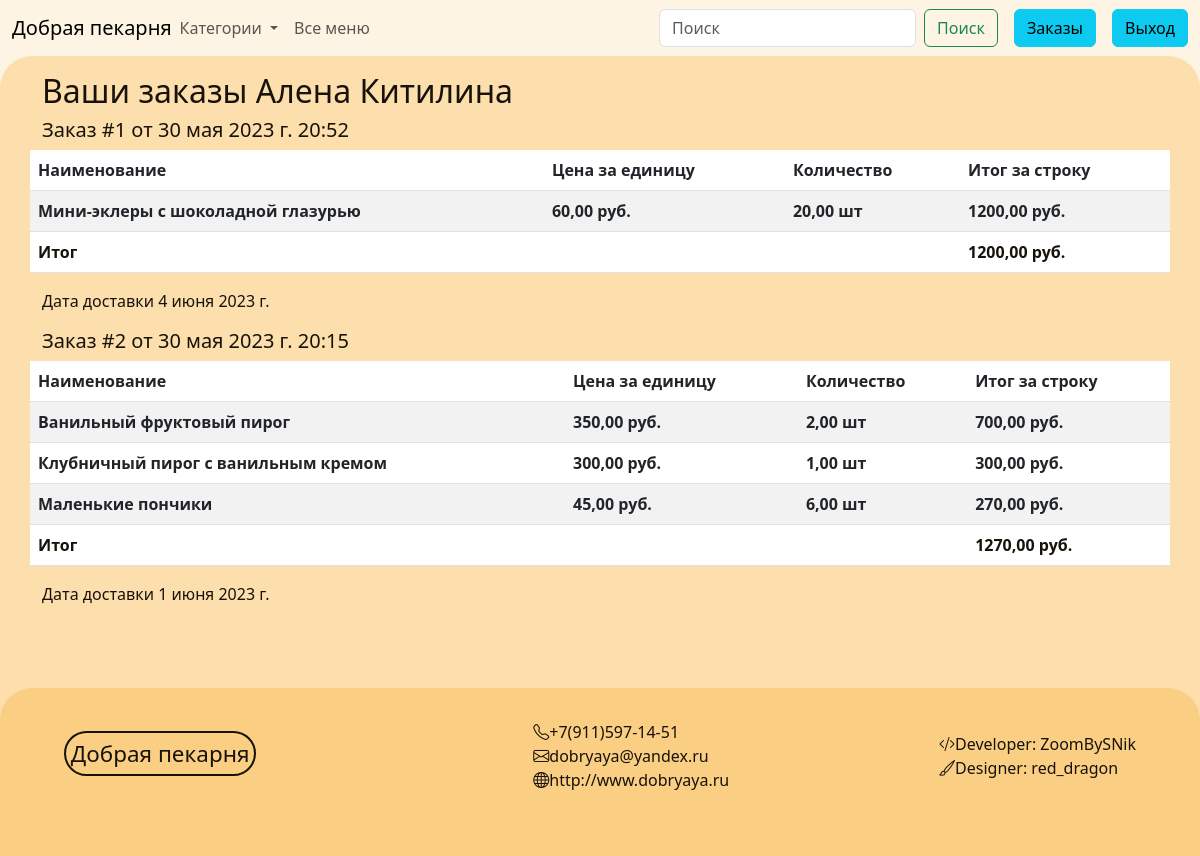
Page /orders/ (signed in) on the earlier database version.
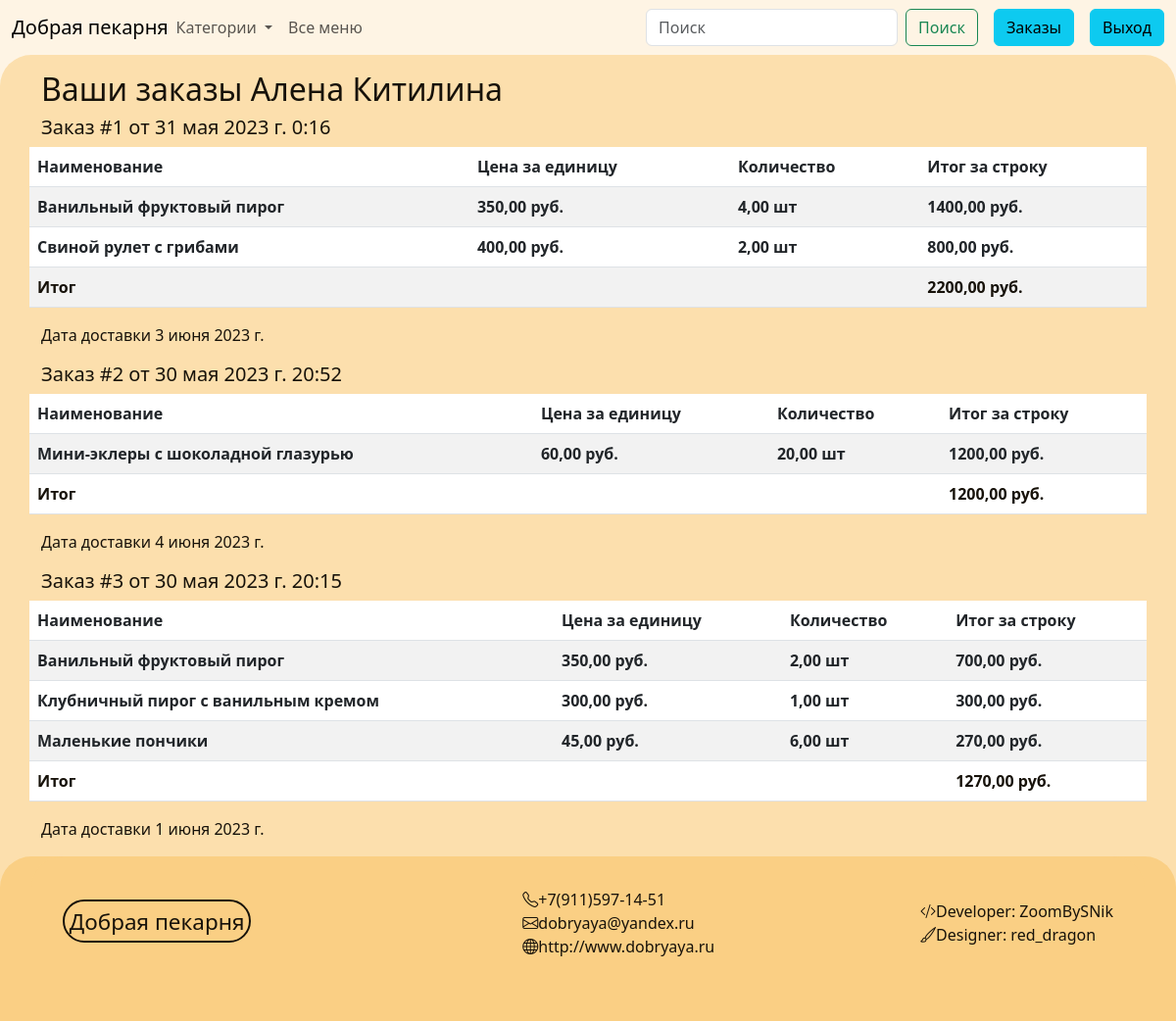
Same page on the later database version.
### products/models.py (models this page shows, shortened)
class Order(models.Model):
    customer = models.ForeignKey('Customer', on_delete=models.PROTECT, null=False, blank=False, verbose_name='Заказчик')
    date_of_delivery = models.DateField(null=False, blank=False, verbose_name='Дата доставки')
    time_of_order = models.DateTimeField(null=False, blank=False, auto_now_add=True, editable=False,
                                         verbose_name='Время заказа')
    address_of_delivery = models.CharField(null=False, blank=False, max_length=128, verbose_name='Адрес доставки')
    total_price = models.DecimalField(null=False, blank=False, max_digits=10, decimal_places=2,
                                      verbose_name='Итоговая стоимость')
    type_of_payment = models.ForeignKey('TypeOfPayment', on_delete=models.PROTECT, null=False, blank=False,
                                        verbose_name='Тип оплаты')
    commentary_for_order = models.TextField(null=True, blank=True, verbose_name='Комментарий к заказу')
    class Meta:
        verbose_name = 'Заказ'
        verbose_name_plural = 'Заказы'

class OrderPosition(models.Model):
    order = models.ForeignKey('Order', on_delete=models.CASCADE, null=False, blank=False, verbose_name='Заказ')
    price_list_position = models.ForeignKey('PriceListPosition', on_delete=models.CASCADE, null=False, blank=False,
                                            verbose_name='Продукт')
    count_of_products = models.DecimalField(null=False, blank=False, max_digits=10, decimal_places=2,
                                            verbose_name='Количество')
    price_of_position = models.DecimalField(null=False, blank=False, max_digits=10, decimal_places=2,
                                            verbose_name='Стоимость позиции')
    class Meta:
        verbose_name = 'Позиция заказа'
        verbose_name_plural = 'Позиции заказов'

class PriceListPosition(models.Model):
    price_list = models.ForeignKey('PriceList', on_delete=models.CASCADE, null=False, blank=False,
                                   verbose_name='Прайс-лист')
    product = models.ForeignKey('Product', on_delete=models.CASCADE, null=False, blank=False, verbose_name='Продукт')
    price = models.DecimalField(null=False, blank=False, max_digits=10, decimal_places=2, verbose_name='Цена')
    units = models.CharField(null=False, blank=False, max_length=32, verbose_name='Единица измерения')
    class Meta:
        verbose_name = 'Позиция прайс-листа'
        verbose_name_plural = 'Позиции прайс-листов'

class Product(models.Model):
    title = models.CharField(max_length=64, null=False, blank=False, verbose_name='Наименование')
    description = models.TextField(verbose_name='Описание')
    weight = models.IntegerField(null=False, blank=False, verbose_name='Вес (гр.)')
    image = models.ImageField(null=True, blank=True, upload_to='products_img/')
    class Meta:
        verbose_name = 'Продукт'
        verbose_name_plural = 'Продукты'

### pages/views.py (the view)
# urls.py: path('orders/', views.order_view, name='orders')
def order_view(request):
    orders = Order.objects.filter(customer=request.user.id).order_by('-time_of_order')
    response = {
        'orders': orders
    }
    response = response | context_for_navbar(request)
    return render(request, "orders.html", response)

### pages/views.py (called while the page is built)
def context_for_navbar(request):
    cart = request.COOKIES.get('cart', '')
    topics = Tag.objects.all()
    orders_for_check = Order.objects.filter(customer=request.user.id)
    return {'cart': cart, 'topics': topics, 'orders_for_check': orders_for_check}

### pages/templates/orders.html (shortened to what this page needs)
{% extends 'base.html' %}
{% block content %}
    <div class="container">
    <h2>Ваши заказы {{ user.get_full_name }}</h2>
        {% for order in orders %}
            <div class="row">
                <h5>Заказ #{{ forloop.counter }} от {{ order.time_of_order }}</h5>
                <table class="table table-striped">
                <thead>
                <tr>
                    <th scope="col">Наименование</th>
                    <th scope="col">Цена за единицу</th>
                    <th scope="col">Количество</th>
                    <th scope="col">Итог за строку</th>
                </tr>
                </thead>
                <tbody>
                {% for order_position in order.orderposition_set.all %}
                    <tr>
                        <th scope="row">{{ order_position.price_list_position.product.title }}</th>
                        <th>{{ order_position.price_list_position.price }} руб.</th>
                        <th>
                            {{ order_position.count_of_products }} {{ order_position.price_list_position.units }}
                        </th>
                        <th>{{ order_position.price_of_position }} руб.</th>
                    </tr>
                {% endfor %}
                <tr>
                    <th scope="row"><b>Итог</b></th>
                    <th></th>
                    <th></th>
                    <th><b>{{ order.total_price }} руб.</b></th>
                </tr>
                </tbody>
                </table>
            <p>Дата доставки {{ order.date_of_delivery }}</p>
            </div>
        {% endfor %}
{% endblock %}

Differences in the rows shown:
added Order: time_of_order "31 мая 2023 г. 0:16", total_price "2200,00", date_of_delivery "3 июня 2023 г."
added OrderPosition: price_list_position.product "Ванильный фруктовый пирог", price_list_position.price "350,00", count_of_products "4,00", price_list_position.units "шт", price_of_position "1400,00", shown under "31 мая 2023 г. 0:16"
added OrderPosition: price_list_position.product "Свиной рулет с грибами", price_list_position.price "400,00", count_of_products "2,00", price_list_position.units "шт", price_of_position "800,00", shown under "31 мая 2023 г. 0:16"
